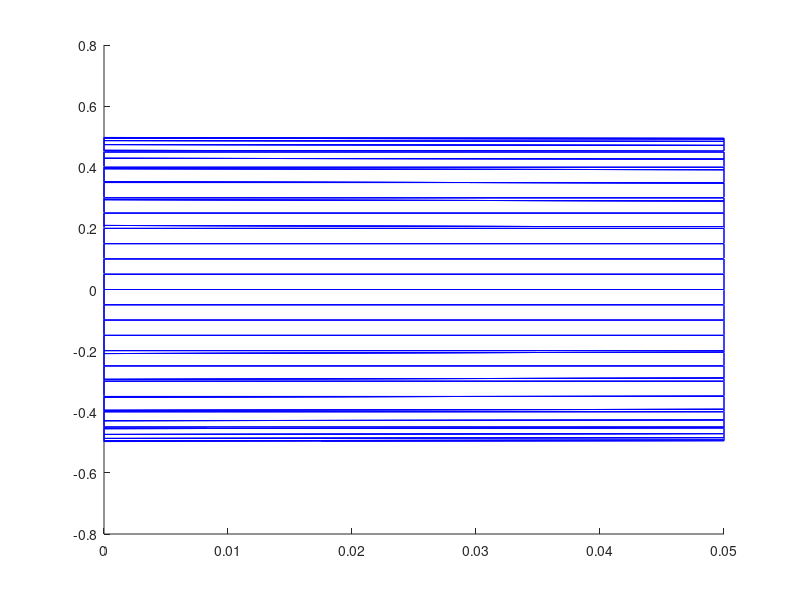

Source code (MATLAB):
 %----- PLIC for cell       19616  defined by points: 
 Interface=[
  0.000000000000000E+000 -0.450000000000000      -0.209594038886615     
  0.000000000000000E+000 -0.455245452360043      -0.200000000000000     
  5.000000000000000E-002 -0.452590287367371      -0.200000000000000     
  5.000000000000000E-002 -0.450000000000000      -0.204627868408133     
  0.000000000000000E+000 -0.450000000000000      -0.209594038886615     
 ]
 line(Interface(:,1),Interface(:,2),Interface(:,3),'color','b')
 %----- PLIC for cell       19617  defined by points: 
 Interface=[
  0.000000000000000E+000 -0.455245452360043      -0.200000000000000     
  0.000000000000000E+000 -0.474204926714668      -0.150000000000000     
  5.000000000000000E-002 -0.471583275422333      -0.150000000000000     
  5.000000000000000E-002 -0.452590287367371      -0.200000000000000     
  0.000000000000000E+000 -0.455245452360043      -0.200000000000000     
 ]
 line(Interface(:,1),Interface(:,2),Interface(:,3),'color','b')
 %----- PLIC for cell       19618  defined by points: 
 Interface=[
  0.000000000000000E+000 -0.474204926714668      -0.150000000000000     
  0.000000000000000E+000 -0.487281880838974      -0.100000000000000     
  5.000000000000000E-002 -0.484695365725372      -0.100000000000000     
  5.000000000000000E-002 -0.471583275422333      -0.150000000000000     
  0.000000000000000E+000 -0.474204926714668      -0.150000000000000     
 ]
 line(Interface(:,1),Interface(:,2),Interface(:,3),'color','b')
 %----- PLIC for cell       19619  defined by points: 
 Interface=[
  0.000000000000000E+000 -0.487281880838974      -0.100000000000000     
  0.000000000000000E+000 -0.494958539389772      -5.000000000000004E-002
  5.000000000000000E-002 -0.492413236246369      -5.000000000000004E-002
  5.000000000000000E-002 -0.484695365725372      -0.100000000000000     
  0.000000000000000E+000 -0.487281880838974      -0.100000000000000     
 ]
 line(Interface(:,1),Interface(:,2),Interface(:,3),'color','b')
 %----- PLIC for cell       19620  defined by points: 
 Interface=[
  0.000000000000000E+000 -0.494958539389772      -5.000000000000004E-002
  0.000000000000000E+000 -0.497490545984301       0.000000000000000E+000
  5.000000000000000E-002 -0.494958539389772       0.000000000000000E+000
  5.000000000000000E-002 -0.492413236246369      -5.000000000000004E-002
  0.000000000000000E+000 -0.494958539389772      -5.000000000000004E-002
 ]
 line(Interface(:,1),Interface(:,2),Interface(:,3),'color','b')
 %----- PLIC for cell       19621  defined by points: 
 Interface=[
  0.000000000000000E+000 -0.497490545984301       0.000000000000000E+000
  0.000000000000000E+000 -0.494958539389772       5.000000000000004E-002
  5.000000000000000E-002 -0.492413236246369       5.000000000000004E-002
  5.000000000000000E-002 -0.494958539389772       0.000000000000000E+000
  0.000000000000000E+000 -0.497490545984301       0.000000000000000E+000
 ]
 line(Interface(:,1),Interface(:,2),Interface(:,3),'color','b')
 %----- PLIC for cell       19622  defined by points: 
 Interface=[
  0.000000000000000E+000 -0.494958539389772       5.000000000000004E-002
  0.000000000000000E+000 -0.487281880838974       0.100000000000000     
  5.000000000000000E-002 -0.484695365725372       0.100000000000000     
  5.000000000000000E-002 -0.492413236246369       5.000000000000004E-002
  0.000000000000000E+000 -0.494958539389772       5.000000000000004E-002
 ]
 line(Interface(:,1),Interface(:,2),Interface(:,3),'color','b')
 %----- PLIC for cell       19623  defined by points: 
 Interface=[
  0.000000000000000E+000 -0.487281880838974       0.100000000000000     
  0.000000000000000E+000 -0.474204926714668       0.150000000000000     
  5.000000000000000E-002 -0.471583275422333       0.150000000000000     
  5.000000000000000E-002 -0.484695365725372       0.100000000000000     
  0.000000000000000E+000 -0.487281880838974       0.100000000000000     
 ]
 line(Interface(:,1),Interface(:,2),Interface(:,3),'color','b')
 %----- PLIC for cell       19624  defined by points: 
 Interface=[
  0.000000000000000E+000 -0.474204926714668       0.150000000000000     
  0.000000000000000E+000 -0.455245452360043       0.200000000000000     
  5.000000000000000E-002 -0.452590287367371       0.200000000000000     
  5.000000000000000E-002 -0.471583275422333       0.150000000000000     
  0.000000000000000E+000 -0.474204926714668       0.150000000000000     
 ]
 line(Interface(:,1),Interface(:,2),Interface(:,3),'color','b')
 %----- PLIC for cell       19625  defined by points: 
 Interface=[
  0.000000000000000E+000 -0.455245452360043       0.200000000000000     
  0.000000000000000E+000 -0.450000000000000       0.209594038886615     
  5.000000000000000E-002 -0.450000000000000       0.204627868408133     
  5.000000000000000E-002 -0.452590287367371       0.200000000000000     
  0.000000000000000E+000 -0.455245452360043       0.200000000000000     
 ]
 line(Interface(:,1),Interface(:,2),Interface(:,3),'color','b')
 %----- PLIC for cell       19655  defined by points: 
 Interface=[
  0.000000000000000E+000 -0.400000000000000      -0.294001704458260     
  0.000000000000000E+000 -0.429335389464731      -0.250000000000000     
  5.000000000000000E-002 -0.426760977439772      -0.250000000000000     
  5.000000000000000E-002 -0.400000000000000      -0.289530355879455     
  0.000000000000000E+000 -0.400000000000000      -0.294001704458260     
 ]
 line(Interface(:,1),Interface(:,2),Interface(:,3),'color','b')
 %----- PLIC for cell       19656  defined by points: 
 Interface=[
  0.000000000000000E+000 -0.429335389464731      -0.250000000000000     
  0.000000000000000E+000 -0.450000000000000      -0.209594038886615     
  5.000000000000000E-002 -0.450000000000000      -0.204627868408133     
  5.000000000000000E-002 -0.426760977439772      -0.250000000000000     
  0.000000000000000E+000 -0.429335389464731      -0.250000000000000     
 ]
 line(Interface(:,1),Interface(:,2),Interface(:,3),'color','b')
 %----- PLIC for cell       19665  defined by points: 
 Interface=[
  0.000000000000000E+000 -0.450000000000000       0.209594038886615     
  0.000000000000000E+000 -0.429335389464731       0.250000000000000     
  5.000000000000000E-002 -0.426760977439772       0.250000000000000     
  5.000000000000000E-002 -0.450000000000000       0.204627868408133     
  0.000000000000000E+000 -0.450000000000000       0.209594038886615     
 ]
 line(Interface(:,1),Interface(:,2),Interface(:,3),'color','b')
 %----- PLIC for cell       19666  defined by points: 
 Interface=[
  0.000000000000000E+000 -0.429335389464731       0.250000000000000     
  0.000000000000000E+000 -0.400000000000000       0.294001704458260     
  5.000000000000000E-002 -0.400000000000000       0.289530355879455     
  5.000000000000000E-002 -0.426760977439772       0.250000000000000     
  0.000000000000000E+000 -0.429335389464731       0.250000000000000     
 ]
 line(Interface(:,1),Interface(:,2),Interface(:,3),'color','b')
 %----- PLIC for cell       19693  defined by points: 
 Interface=[
  0.000000000000000E+000 -0.350000000000000      -0.352435061089878     
  0.000000000000000E+000 -0.352435061089878      -0.350000000000000     
  2.949170439669721E-002 -0.350000000000000      -0.350000000000000     
  0.000000000000000E+000 -0.350000000000000      -0.352435061089878     
 ]
 line(Interface(:,1),Interface(:,2),Interface(:,3),'color','b')
 %----- PLIC for cell       19694  defined by points: 
 Interface=[
  0.000000000000000E+000 -0.352435061089878      -0.350000000000000     
  0.000000000000000E+000 -0.395288092493143      -0.300000000000000     
  5.000000000000000E-002 -0.391922729527687      -0.300000000000000     
  5.000000000000000E-002 -0.350000000000000      -0.348283350485531     
  2.949170439669721E-002 -0.350000000000000      -0.350000000000000     
  0.000000000000000E+000 -0.352435061089878      -0.350000000000000     
 ]
 line(Interface(:,1),Interface(:,2),Interface(:,3),'color','b')
 %----- PLIC for cell       19695  defined by points: 
 Interface=[
  0.000000000000000E+000 -0.395288092493143      -0.300000000000000     
  0.000000000000000E+000 -0.400000000000000      -0.294001704458260     
  5.000000000000000E-002 -0.400000000000000      -0.289530355879455     
  5.000000000000000E-002 -0.391922729527687      -0.300000000000000     
  0.000000000000000E+000 -0.395288092493143      -0.300000000000000     
 ]
 line(Interface(:,1),Interface(:,2),Interface(:,3),'color','b')
 %----- PLIC for cell       19706  defined by points: 
 Interface=[
  0.000000000000000E+000 -0.400000000000000       0.294001704458260     
  0.000000000000000E+000 -0.395288092493143       0.300000000000000     
  5.000000000000000E-002 -0.391922729527687       0.300000000000000     
  5.000000000000000E-002 -0.400000000000000       0.289530355879455     
  0.000000000000000E+000 -0.400000000000000       0.294001704458260     
 ]
 line(Interface(:,1),Interface(:,2),Interface(:,3),'color','b')
 %----- PLIC for cell       19707  defined by points: 
 Interface=[
  0.000000000000000E+000 -0.395288092493143       0.300000000000000     
  0.000000000000000E+000 -0.352435061089878       0.350000000000000     
  2.949170439669690E-002 -0.350000000000000       0.350000000000000     
  5.000000000000000E-002 -0.350000000000000       0.348283350485531     
  5.000000000000000E-002 -0.391922729527687       0.300000000000000     
  0.000000000000000E+000 -0.395288092493143       0.300000000000000     
 ]
 line(Interface(:,1),Interface(:,2),Interface(:,3),'color','b')
 %----- PLIC for cell       19708  defined by points: 
 Interface=[
  0.000000000000000E+000 -0.352435061089878       0.350000000000000     
  0.000000000000000E+000 -0.350000000000000       0.352435061089878     
  2.949170439669690E-002 -0.350000000000000       0.350000000000000     
  0.000000000000000E+000 -0.352435061089878       0.350000000000000     
 ]
 line(Interface(:,1),Interface(:,2),Interface(:,3),'color','b')
 %----- PLIC for cell       19733  defined by points: 
 Interface=[
  0.000000000000000E+000 -0.300000000000000      -0.395288092493143     
  0.000000000000000E+000 -0.350000000000000      -0.352435061089878     
  2.949170439669721E-002 -0.350000000000000      -0.350000000000000     
  5.000000000000000E-002 -0.348283350485531      -0.350000000000000     
  5.000000000000000E-002 -0.300000000000000      -0.391922729527687     
  0.000000000000000E+000 -0.300000000000000      -0.395288092493143     
 ]
 line(Interface(:,1),Interface(:,2),Interface(:,3),'color','b')
 %----- PLIC for cell       19734  defined by points: 
 Interface=[
  2.949170439669721E-002 -0.350000000000000      -0.350000000000000     
  5.000000000000000E-002 -0.350000000000000      -0.348283350485531     
  5.000000000000000E-002 -0.348283350485531      -0.350000000000000     
  2.949170439669721E-002 -0.350000000000000      -0.350000000000000     
 ]
 line(Interface(:,1),Interface(:,2),Interface(:,3),'color','b')
 %----- PLIC for cell       19747  defined by points: 
 Interface=[
  5.000000000000000E-002 -0.350000000000000       0.348283350485531     
  2.949170439669690E-002 -0.350000000000000       0.350000000000000     
  5.000000000000000E-002 -0.348283350485531       0.350000000000000     
  5.000000000000000E-002 -0.350000000000000       0.348283350485531     
 ]
 line(Interface(:,1),Interface(:,2),Interface(:,3),'color','b')
 %----- PLIC for cell       19748  defined by points: 
 Interface=[
  0.000000000000000E+000 -0.350000000000000       0.352435061089878     
  0.000000000000000E+000 -0.300000000000000       0.395288092493143     
  5.000000000000000E-002 -0.300000000000000       0.391922729527687     
  5.000000000000000E-002 -0.348283350485531       0.350000000000000     
  2.949170439669690E-002 -0.350000000000000       0.350000000000000     
  0.000000000000000E+000 -0.350000000000000       0.352435061089878     
 ]
 line(Interface(:,1),Interface(:,2),Interface(:,3),'color','b')
 %----- PLIC for cell       19772  defined by points: 
 Interface=[
  0.000000000000000E+000 -0.250000000000000      -0.429335389464731     
  0.000000000000000E+000 -0.294001704458260      -0.400000000000000     
  5.000000000000000E-002 -0.289530355879455      -0.400000000000000     
  5.000000000000000E-002 -0.250000000000000      -0.426760977439772     
  0.000000000000000E+000 -0.250000000000000      -0.429335389464731     
 ]
 line(Interface(:,1),Interface(:,2),Interface(:,3),'color','b')
 %----- PLIC for cell       19773  defined by points: 
 Interface=[
  0.000000000000000E+000 -0.294001704458260      -0.400000000000000     
  0.000000000000000E+000 -0.300000000000000      -0.395288092493143     
  5.000000000000000E-002 -0.300000000000000      -0.391922729527687     
  5.000000000000000E-002 -0.289530355879455      -0.400000000000000     
  0.000000000000000E+000 -0.294001704458260      -0.400000000000000     
 ]
 line(Interface(:,1),Interface(:,2),Interface(:,3),'color','b')
 %----- PLIC for cell       19788  defined by points: 
 Interface=[
  0.000000000000000E+000 -0.300000000000000       0.395288092493143     
  0.000000000000000E+000 -0.294001704458260       0.400000000000000     
  5.000000000000000E-002 -0.289530355879455       0.400000000000000     
  5.000000000000000E-002 -0.300000000000000       0.391922729527687     
  0.000000000000000E+000 -0.300000000000000       0.395288092493143     
 ]
 line(Interface(:,1),Interface(:,2),Interface(:,3),'color','b')
 %----- PLIC for cell       19789  defined by points: 
 Interface=[
  0.000000000000000E+000 -0.294001704458260       0.400000000000000     
  0.000000000000000E+000 -0.250000000000000       0.429335389464731     
  5.000000000000000E-002 -0.250000000000000       0.426760977439772     
  5.000000000000000E-002 -0.289530355879455       0.400000000000000     
  0.000000000000000E+000 -0.294001704458260       0.400000000000000     
 ]
 line(Interface(:,1),Interface(:,2),Interface(:,3),'color','b')
 %----- PLIC for cell       19811  defined by points: 
 Interface=[
  0.000000000000000E+000 -0.200000000000000      -0.455245452360043     
  0.000000000000000E+000 -0.209594038886614      -0.450000000000000     
  5.000000000000000E-002 -0.204627868408133      -0.450000000000000     
  5.000000000000000E-002 -0.200000000000000      -0.452590287367371     
  0.000000000000000E+000 -0.200000000000000      -0.455245452360043     
 ]
 line(Interface(:,1),Interface(:,2),Interface(:,3),'color','b')
 %----- PLIC for cell       19812  defined by points: 
 Interface=[
  0.000000000000000E+000 -0.209594038886614      -0.450000000000000     
  0.000000000000000E+000 -0.250000000000000      -0.429335389464731     
  5.000000000000000E-002 -0.250000000000000      -0.426760977439772     
  5.000000000000000E-002 -0.204627868408133      -0.450000000000000     
  0.000000000000000E+000 -0.209594038886614      -0.450000000000000     
 ]
 line(Interface(:,1),Interface(:,2),Interface(:,3),'color','b')
 %----- PLIC for cell       19829  defined by points: 
 Interface=[
  0.000000000000000E+000 -0.250000000000000       0.429335389464731     
  0.000000000000000E+000 -0.209594038886614       0.450000000000000     
  5.000000000000000E-002 -0.204627868408133       0.450000000000000     
  5.000000000000000E-002 -0.250000000000000       0.426760977439772     
  0.000000000000000E+000 -0.250000000000000       0.429335389464731     
 ]
 line(Interface(:,1),Interface(:,2),Interface(:,3),'color','b')
 %----- PLIC for cell       19830  defined by points: 
 Interface=[
  0.000000000000000E+000 -0.209594038886614       0.450000000000000     
  0.000000000000000E+000 -0.200000000000000       0.455245452360043     
  5.000000000000000E-002 -0.200000000000000       0.452590287367371     
  5.000000000000000E-002 -0.204627868408133       0.450000000000000     
  0.000000000000000E+000 -0.209594038886614       0.450000000000000     
 ]
 line(Interface(:,1),Interface(:,2),Interface(:,3),'color','b')
 %----- PLIC for cell       19851  defined by points: 
 Interface=[
  0.000000000000000E+000 -0.150000000000000      -0.474204926714668     
  0.000000000000000E+000 -0.200000000000000      -0.455245452360043     
  5.000000000000000E-002 -0.200000000000000      -0.452590287367371     
  5.000000000000000E-002 -0.150000000000000      -0.471583275422333     
  0.000000000000000E+000 -0.150000000000000      -0.474204926714668     
 ]
 line(Interface(:,1),Interface(:,2),Interface(:,3),'color','b')
 %----- PLIC for cell       19870  defined by points: 
 Interface=[
  0.000000000000000E+000 -0.200000000000000       0.455245452360043     
  0.000000000000000E+000 -0.150000000000000       0.474204926714668     
  5.000000000000000E-002 -0.150000000000000       0.471583275422333     
  5.000000000000000E-002 -0.200000000000000       0.452590287367371     
  0.000000000000000E+000 -0.200000000000000       0.455245452360043     
 ]
 line(Interface(:,1),Interface(:,2),Interface(:,3),'color','b')
 %----- PLIC for cell       19891  defined by points: 
 Interface=[
  0.000000000000000E+000 -0.100000000000000      -0.487281880838974     
  0.000000000000000E+000 -0.150000000000000      -0.474204926714668     
  5.000000000000000E-002 -0.150000000000000      -0.471583275422333     
  5.000000000000000E-002 -0.100000000000000      -0.484695365725373     
  0.000000000000000E+000 -0.100000000000000      -0.487281880838974     
 ]
 line(Interface(:,1),Interface(:,2),Interface(:,3),'color','b')
 %----- PLIC for cell       19910  defined by points: 
 Interface=[
  0.000000000000000E+000 -0.150000000000000       0.474204926714668     
  0.000000000000000E+000 -0.100000000000000       0.487281880838974     
  5.000000000000000E-002 -0.100000000000000       0.484695365725372     
  5.000000000000000E-002 -0.150000000000000       0.471583275422333     
  0.000000000000000E+000 -0.150000000000000       0.474204926714668     
 ]
 line(Interface(:,1),Interface(:,2),Interface(:,3),'color','b')
 %----- PLIC for cell       19931  defined by points: 
 Interface=[
  0.000000000000000E+000 -5.000000000000004E-002 -0.494958539389772     
  0.000000000000000E+000 -0.100000000000000      -0.487281880838974     
  5.000000000000000E-002 -0.100000000000000      -0.484695365725373     
  5.000000000000000E-002 -5.000000000000004E-002 -0.492413236246369     
  0.000000000000000E+000 -5.000000000000004E-002 -0.494958539389772     
 ]
 line(Interface(:,1),Interface(:,2),Interface(:,3),'color','b')
 %----- PLIC for cell       19950  defined by points: 
 Interface=[
  0.000000000000000E+000 -0.100000000000000       0.487281880838974     
  0.000000000000000E+000 -5.000000000000004E-002  0.494958539389772     
  5.000000000000000E-002 -5.000000000000004E-002  0.492413236246369     
  5.000000000000000E-002 -0.100000000000000       0.484695365725372     
  0.000000000000000E+000 -0.100000000000000       0.487281880838974     
 ]
 line(Interface(:,1),Interface(:,2),Interface(:,3),'color','b')
 %----- PLIC for cell       19971  defined by points: 
 Interface=[
  0.000000000000000E+000  0.000000000000000E+000 -0.497490545984301     
  0.000000000000000E+000 -5.000000000000004E-002 -0.494958539389772     
  5.000000000000000E-002 -5.000000000000004E-002 -0.492413236246369     
  5.000000000000000E-002  0.000000000000000E+000 -0.494958539389772     
  0.000000000000000E+000  0.000000000000000E+000 -0.497490545984301     
 ]
 line(Interface(:,1),Interface(:,2),Interface(:,3),'color','b')
 %----- PLIC for cell       19990  defined by points: 
 Interface=[
  0.000000000000000E+000 -5.000000000000004E-002  0.494958539389772     
  0.000000000000000E+000  0.000000000000000E+000  0.497490545984301     
  5.000000000000000E-002  0.000000000000000E+000  0.494958539389772     
  5.000000000000000E-002 -5.000000000000004E-002  0.492413236246369     
  0.000000000000000E+000 -5.000000000000004E-002  0.494958539389772     
 ]
 line(Interface(:,1),Interface(:,2),Interface(:,3),'color','b')
 %----- PLIC for cell       20011  defined by points: 
 Interface=[
  0.000000000000000E+000  5.000000000000004E-002 -0.494958539389772     
  0.000000000000000E+000  0.000000000000000E+000 -0.497490545984301     
  5.000000000000000E-002  0.000000000000000E+000 -0.494958539389772     
  5.000000000000000E-002  5.000000000000004E-002 -0.492413236246369     
  0.000000000000000E+000  5.000000000000004E-002 -0.494958539389772     
 ]
 line(Interface(:,1),Interface(:,2),Interface(:,3),'color','b')
 %----- PLIC for cell       20030  defined by points: 
 Interface=[
  0.000000000000000E+000  0.000000000000000E+000  0.497490545984301     
  0.000000000000000E+000  5.000000000000004E-002  0.494958539389772     
  5.000000000000000E-002  5.000000000000004E-002  0.492413236246369     
  5.000000000000000E-002  0.000000000000000E+000  0.494958539389772     
  0.000000000000000E+000  0.000000000000000E+000  0.497490545984301     
 ]
 line(Interface(:,1),Interface(:,2),Interface(:,3),'color','b')
 %----- PLIC for cell       20051  defined by points: 
 Interface=[
  0.000000000000000E+000  0.100000000000000      -0.487281880838974     
  0.000000000000000E+000  5.000000000000004E-002 -0.494958539389772     
  5.000000000000000E-002  5.000000000000004E-002 -0.492413236246369     
  5.000000000000000E-002  0.100000000000000      -0.484695365725372     
  0.000000000000000E+000  0.100000000000000      -0.487281880838974     
 ]
 line(Interface(:,1),Interface(:,2),Interface(:,3),'color','b')
 %----- PLIC for cell       20070  defined by points: 
 Interface=[
  0.000000000000000E+000  5.000000000000004E-002  0.494958539389772     
  0.000000000000000E+000  0.100000000000000       0.487281880838974     
  5.000000000000000E-002  0.100000000000000       0.484695365725372     
  5.000000000000000E-002  5.000000000000004E-002  0.492413236246369     
  0.000000000000000E+000  5.000000000000004E-002  0.494958539389772     
 ]
 line(Interface(:,1),Interface(:,2),Interface(:,3),'color','b')
 %----- PLIC for cell       20091  defined by points: 
 Interface=[
  0.000000000000000E+000  0.150000000000000      -0.474204926714668     
  0.000000000000000E+000  0.100000000000000      -0.487281880838974     
  5.000000000000000E-002  0.100000000000000      -0.484695365725372     
  5.000000000000000E-002  0.150000000000000      -0.471583275422333     
  0.000000000000000E+000  0.150000000000000      -0.474204926714668     
 ]
 line(Interface(:,1),Interface(:,2),Interface(:,3),'color','b')
 %----- PLIC for cell       20110  defined by points: 
 Interface=[
  0.000000000000000E+000  0.100000000000000       0.487281880838974     
  0.000000000000000E+000  0.150000000000000       0.474204926714668     
  5.000000000000000E-002  0.150000000000000       0.471583275422333     
  5.000000000000000E-002  0.100000000000000       0.484695365725372     
  0.000000000000000E+000  0.100000000000000       0.487281880838974     
 ]
 line(Interface(:,1),Interface(:,2),Interface(:,3),'color','b')
 %----- PLIC for cell       20131  defined by points: 
 Interface=[
  0.000000000000000E+000  0.200000000000000      -0.455245452360043     
  0.000000000000000E+000  0.150000000000000      -0.474204926714668     
  5.000000000000000E-002  0.150000000000000      -0.471583275422333     
  5.000000000000000E-002  0.200000000000000      -0.452590287367371     
  0.000000000000000E+000  0.200000000000000      -0.455245452360043     
 ]
 line(Interface(:,1),Interface(:,2),Interface(:,3),'color','b')
 %----- PLIC for cell       20150  defined by points: 
 Interface=[
  0.000000000000000E+000  0.150000000000000       0.474204926714668     
  0.000000000000000E+000  0.200000000000000       0.455245452360043     
  5.000000000000000E-002  0.200000000000000       0.452590287367370     
  5.000000000000000E-002  0.150000000000000       0.471583275422333     
  0.000000000000000E+000  0.150000000000000       0.474204926714668     
 ]
 line(Interface(:,1),Interface(:,2),Interface(:,3),'color','b')
 %----- PLIC for cell       20171  defined by points: 
 Interface=[
  0.000000000000000E+000  0.209594038886614      -0.450000000000000     
  0.000000000000000E+000  0.200000000000000      -0.455245452360043     
  5.000000000000000E-002  0.200000000000000      -0.452590287367371     
  5.000000000000000E-002  0.204627868408133      -0.450000000000000     
  0.000000000000000E+000  0.209594038886614      -0.450000000000000     
 ]
 line(Interface(:,1),Interface(:,2),Interface(:,3),'color','b')
 %----- PLIC for cell       20172  defined by points: 
 Interface=[
  0.000000000000000E+000  0.250000000000000      -0.429335389464731     
  0.000000000000000E+000  0.209594038886614      -0.450000000000000     
  5.000000000000000E-002  0.204627868408133      -0.450000000000000     
  5.000000000000000E-002  0.250000000000000      -0.426760977439771     
  0.000000000000000E+000  0.250000000000000      -0.429335389464731     
 ]
 line(Interface(:,1),Interface(:,2),Interface(:,3),'color','b')
 %----- PLIC for cell       20189  defined by points: 
 Interface=[
  0.000000000000000E+000  0.209594038886614       0.450000000000000     
  0.000000000000000E+000  0.250000000000000       0.429335389464731     
  5.000000000000000E-002  0.250000000000000       0.426760977439772     
  5.000000000000000E-002  0.204627868408133       0.450000000000000     
  0.000000000000000E+000  0.209594038886614       0.450000000000000     
 ]
 line(Interface(:,1),Interface(:,2),Interface(:,3),'color','b')
 %----- PLIC for cell       20190  defined by points: 
 Interface=[
  0.000000000000000E+000  0.200000000000000       0.455245452360043     
  0.000000000000000E+000  0.209594038886614       0.450000000000000     
  5.000000000000000E-002  0.204627868408133       0.450000000000000     
  5.000000000000000E-002  0.200000000000000       0.452590287367370     
  0.000000000000000E+000  0.200000000000000       0.455245452360043     
 ]
 line(Interface(:,1),Interface(:,2),Interface(:,3),'color','b')
 %----- PLIC for cell       20212  defined by points: 
 Interface=[
  0.000000000000000E+000  0.294001704458260      -0.400000000000000     
  0.000000000000000E+000  0.250000000000000      -0.429335389464731     
  5.000000000000000E-002  0.250000000000000      -0.426760977439771     
  5.000000000000000E-002  0.289530355879455      -0.400000000000000     
  0.000000000000000E+000  0.294001704458260      -0.400000000000000     
 ]
 line(Interface(:,1),Interface(:,2),Interface(:,3),'color','b')
 %----- PLIC for cell       20213  defined by points: 
 Interface=[
  0.000000000000000E+000  0.300000000000000      -0.395288092493143     
  0.000000000000000E+000  0.294001704458260      -0.400000000000000     
  5.000000000000000E-002  0.289530355879455      -0.400000000000000     
  5.000000000000000E-002  0.300000000000000      -0.391922729527687     
  0.000000000000000E+000  0.300000000000000      -0.395288092493143     
 ]
 line(Interface(:,1),Interface(:,2),Interface(:,3),'color','b')
 %----- PLIC for cell       20228  defined by points: 
 Interface=[
  0.000000000000000E+000  0.294001704458260       0.400000000000000     
  0.000000000000000E+000  0.300000000000000       0.395288092493143     
  5.000000000000000E-002  0.300000000000000       0.391922729527687     
  5.000000000000000E-002  0.289530355879455       0.400000000000000     
  0.000000000000000E+000  0.294001704458260       0.400000000000000     
 ]
 line(Interface(:,1),Interface(:,2),Interface(:,3),'color','b')
 %----- PLIC for cell       20229  defined by points: 
 Interface=[
  0.000000000000000E+000  0.250000000000000       0.429335389464731     
  0.000000000000000E+000  0.294001704458260       0.400000000000000     
  5.000000000000000E-002  0.289530355879455       0.400000000000000     
  5.000000000000000E-002  0.250000000000000       0.426760977439772     
  0.000000000000000E+000  0.250000000000000       0.429335389464731     
 ]
 line(Interface(:,1),Interface(:,2),Interface(:,3),'color','b')
 %----- PLIC for cell       20253  defined by points: 
 Interface=[
  0.000000000000000E+000  0.350000000000000      -0.352435061089878     
  0.000000000000000E+000  0.300000000000000      -0.395288092493143     
  5.000000000000000E-002  0.300000000000000      -0.391922729527687     
  5.000000000000000E-002  0.348283350485531      -0.350000000000000     
  2.949170439669753E-002  0.350000000000000      -0.350000000000000     
  0.000000000000000E+000  0.350000000000000      -0.352435061089878     
 ]
 line(Interface(:,1),Interface(:,2),Interface(:,3),'color','b')
 %----- PLIC for cell       20254  defined by points: 
 Interface=[
  2.949170439669753E-002  0.350000000000000      -0.350000000000000     
  5.000000000000000E-002  0.348283350485531      -0.350000000000000     
  5.000000000000000E-002  0.350000000000000      -0.348283350485531     
  2.949170439669753E-002  0.350000000000000      -0.350000000000000     
 ]
 line(Interface(:,1),Interface(:,2),Interface(:,3),'color','b')
 %----- PLIC for cell       20267  defined by points: 
 Interface=[
  5.000000000000000E-002  0.350000000000000       0.348283350485531     
  5.000000000000000E-002  0.348283350485531       0.350000000000000     
  2.949170439669645E-002  0.350000000000000       0.350000000000000     
  5.000000000000000E-002  0.350000000000000       0.348283350485531     
 ]
 line(Interface(:,1),Interface(:,2),Interface(:,3),'color','b')
 %----- PLIC for cell       20268  defined by points: 
 Interface=[
  0.000000000000000E+000  0.300000000000000       0.395288092493143     
  0.000000000000000E+000  0.350000000000000       0.352435061089878     
  2.949170439669645E-002  0.350000000000000       0.350000000000000     
  5.000000000000000E-002  0.348283350485531       0.350000000000000     
  5.000000000000000E-002  0.300000000000000       0.391922729527687     
  0.000000000000000E+000  0.300000000000000       0.395288092493143     
 ]
 line(Interface(:,1),Interface(:,2),Interface(:,3),'color','b')
 %----- PLIC for cell       20293  defined by points: 
 Interface=[
  0.000000000000000E+000  0.352435061089878      -0.350000000000000     
  0.000000000000000E+000  0.350000000000000      -0.352435061089878     
  2.949170439669753E-002  0.350000000000000      -0.350000000000000     
  0.000000000000000E+000  0.352435061089878      -0.350000000000000     
 ]
 line(Interface(:,1),Interface(:,2),Interface(:,3),'color','b')
 %----- PLIC for cell       20294  defined by points: 
 Interface=[
  0.000000000000000E+000  0.395288092493143      -0.300000000000000     
  0.000000000000000E+000  0.352435061089878      -0.350000000000000     
  2.949170439669753E-002  0.350000000000000      -0.350000000000000     
  5.000000000000000E-002  0.350000000000000      -0.348283350485531     
  5.000000000000000E-002  0.391922729527687      -0.300000000000000     
  0.000000000000000E+000  0.395288092493143      -0.300000000000000     
 ]
 line(Interface(:,1),Interface(:,2),Interface(:,3),'color','b')
 %----- PLIC for cell       20295  defined by points: 
 Interface=[
  0.000000000000000E+000  0.400000000000000      -0.294001704458260     
  0.000000000000000E+000  0.395288092493143      -0.300000000000000     
  5.000000000000000E-002  0.391922729527687      -0.300000000000000     
  5.000000000000000E-002  0.400000000000000      -0.289530355879455     
  0.000000000000000E+000  0.400000000000000      -0.294001704458260     
 ]
 line(Interface(:,1),Interface(:,2),Interface(:,3),'color','b')
 %----- PLIC for cell       20306  defined by points: 
 Interface=[
  0.000000000000000E+000  0.395288092493143       0.300000000000000     
  0.000000000000000E+000  0.400000000000000       0.294001704458260     
  5.000000000000000E-002  0.400000000000000       0.289530355879455     
  5.000000000000000E-002  0.391922729527687       0.300000000000000     
  0.000000000000000E+000  0.395288092493143       0.300000000000000     
 ]
 line(Interface(:,1),Interface(:,2),Interface(:,3),'color','b')
 %----- PLIC for cell       20307  defined by points: 
 Interface=[
  0.000000000000000E+000  0.352435061089878       0.350000000000000     
  0.000000000000000E+000  0.395288092493143       0.300000000000000     
  5.000000000000000E-002  0.391922729527687       0.300000000000000     
  5.000000000000000E-002  0.350000000000000       0.348283350485531     
  2.949170439669645E-002  0.350000000000000       0.350000000000000     
  0.000000000000000E+000  0.352435061089878       0.350000000000000     
 ]
 line(Interface(:,1),Interface(:,2),Interface(:,3),'color','b')
 %----- PLIC for cell       20308  defined by points: 
 Interface=[
  0.000000000000000E+000  0.350000000000000       0.352435061089878     
  0.000000000000000E+000  0.352435061089878       0.350000000000000     
  2.949170439669645E-002  0.350000000000000       0.350000000000000     
  0.000000000000000E+000  0.350000000000000       0.352435061089878     
 ]
 line(Interface(:,1),Interface(:,2),Interface(:,3),'color','b')
 %----- PLIC for cell       20335  defined by points: 
 Interface=[
  0.000000000000000E+000  0.429335389464731      -0.250000000000000     
  0.000000000000000E+000  0.400000000000000      -0.294001704458260     
  5.000000000000000E-002  0.400000000000000      -0.289530355879455     
  5.000000000000000E-002  0.426760977439772      -0.250000000000000     
  0.000000000000000E+000  0.429335389464731      -0.250000000000000     
 ]
 line(Interface(:,1),Interface(:,2),Interface(:,3),'color','b')
 %----- PLIC for cell       20336  defined by points: 
 Interface=[
  0.000000000000000E+000  0.450000000000000      -0.209594038886615     
  0.000000000000000E+000  0.429335389464731      -0.250000000000000     
  5.000000000000000E-002  0.426760977439772      -0.250000000000000     
  5.000000000000000E-002  0.450000000000000      -0.204627868408133     
  0.000000000000000E+000  0.450000000000000      -0.209594038886615     
 ]
 line(Interface(:,1),Interface(:,2),Interface(:,3),'color','b')
 %----- PLIC for cell       20345  defined by points: 
 Interface=[
  0.000000000000000E+000  0.429335389464731       0.250000000000000     
  0.000000000000000E+000  0.450000000000000       0.209594038886614     
  5.000000000000000E-002  0.450000000000000       0.204627868408133     
  5.000000000000000E-002  0.426760977439772       0.250000000000000     
  0.000000000000000E+000  0.429335389464731       0.250000000000000     
 ]
 line(Interface(:,1),Interface(:,2),Interface(:,3),'color','b')
 %----- PLIC for cell       20346  defined by points: 
 Interface=[
  0.000000000000000E+000  0.400000000000000       0.294001704458260     
  0.000000000000000E+000  0.429335389464731       0.250000000000000     
  5.000000000000000E-002  0.426760977439772       0.250000000000000     
  5.000000000000000E-002  0.400000000000000       0.289530355879455     
  0.000000000000000E+000  0.400000000000000       0.294001704458260     
 ]
 line(Interface(:,1),Interface(:,2),Interface(:,3),'color','b')
 %----- PLIC for cell       20376  defined by points: 
 Interface=[
  0.000000000000000E+000  0.455245452360043      -0.200000000000000     
  0.000000000000000E+000  0.450000000000000      -0.209594038886615     
  5.000000000000000E-002  0.450000000000000      -0.204627868408133     
  5.000000000000000E-002  0.452590287367371      -0.200000000000000     
  0.000000000000000E+000  0.455245452360043      -0.200000000000000     
 ]
 line(Interface(:,1),Interface(:,2),Interface(:,3),'color','b')
 %----- PLIC for cell       20377  defined by points: 
 Interface=[
  0.000000000000000E+000  0.474204926714668      -0.150000000000000     
  0.000000000000000E+000  0.455245452360043      -0.200000000000000     
  5.000000000000000E-002  0.452590287367371      -0.200000000000000     
  5.000000000000000E-002  0.471583275422333      -0.150000000000000     
  0.000000000000000E+000  0.474204926714668      -0.150000000000000     
 ]
 line(Interface(:,1),Interface(:,2),Interface(:,3),'color','b')
 %----- PLIC for cell       20378  defined by points: 
 Interface=[
  0.000000000000000E+000  0.487281880838974      -0.100000000000000     
  0.000000000000000E+000  0.474204926714668      -0.150000000000000     
  5.000000000000000E-002  0.471583275422333      -0.150000000000000     
  5.000000000000000E-002  0.484695365725372      -0.100000000000000     
  0.000000000000000E+000  0.487281880838974      -0.100000000000000     
 ]
 line(Interface(:,1),Interface(:,2),Interface(:,3),'color','b')
 %----- PLIC for cell       20379  defined by points: 
 Interface=[
  0.000000000000000E+000  0.494958539389773      -5.000000000000004E-002
  0.000000000000000E+000  0.487281880838974      -0.100000000000000     
  5.000000000000000E-002  0.484695365725372      -0.100000000000000     
  5.000000000000000E-002  0.492413236246369      -5.000000000000004E-002
  0.000000000000000E+000  0.494958539389773      -5.000000000000004E-002
 ]
 line(Interface(:,1),Interface(:,2),Interface(:,3),'color','b')
 %----- PLIC for cell       20380  defined by points: 
 Interface=[
  0.000000000000000E+000  0.497490545984301       0.000000000000000E+000
  0.000000000000000E+000  0.494958539389773      -5.000000000000004E-002
  5.000000000000000E-002  0.492413236246369      -5.000000000000004E-002
  5.000000000000000E-002  0.494958539389772       0.000000000000000E+000
  0.000000000000000E+000  0.497490545984301       0.000000000000000E+000
 ]
 line(Interface(:,1),Interface(:,2),Interface(:,3),'color','b')
 %----- PLIC for cell       20381  defined by points: 
 Interface=[
  0.000000000000000E+000  0.494958539389772       5.000000000000004E-002
  0.000000000000000E+000  0.497490545984301       0.000000000000000E+000
  5.000000000000000E-002  0.494958539389772       0.000000000000000E+000
  5.000000000000000E-002  0.492413236246369       5.000000000000004E-002
  0.000000000000000E+000  0.494958539389772       5.000000000000004E-002
 ]
 line(Interface(:,1),Interface(:,2),Interface(:,3),'color','b')
 %----- PLIC for cell       20382  defined by points: 
 Interface=[
  0.000000000000000E+000  0.487281880838974       0.100000000000000     
  0.000000000000000E+000  0.494958539389772       5.000000000000004E-002
  5.000000000000000E-002  0.492413236246369       5.000000000000004E-002
  5.000000000000000E-002  0.484695365725372       0.100000000000000     
  0.000000000000000E+000  0.487281880838974       0.100000000000000     
 ]
 line(Interface(:,1),Interface(:,2),Interface(:,3),'color','b')
 %----- PLIC for cell       20383  defined by points: 
 Interface=[
  0.000000000000000E+000  0.474204926714668       0.150000000000000     
  0.000000000000000E+000  0.487281880838974       0.100000000000000     
  5.000000000000000E-002  0.484695365725372       0.100000000000000     
  5.000000000000000E-002  0.471583275422333       0.150000000000000     
  0.000000000000000E+000  0.474204926714668       0.150000000000000     
 ]
 line(Interface(:,1),Interface(:,2),Interface(:,3),'color','b')
 %----- PLIC for cell       20384  defined by points: 
 Interface=[
  0.000000000000000E+000  0.455245452360043       0.200000000000000     
  0.000000000000000E+000  0.474204926714668       0.150000000000000     
  5.000000000000000E-002  0.471583275422333       0.150000000000000     
  5.000000000000000E-002  0.452590287367371       0.200000000000000     
  0.000000000000000E+000  0.455245452360043       0.200000000000000     
 ]
 line(Interface(:,1),Interface(:,2),Interface(:,3),'color','b')
 %----- PLIC for cell       20385  defined by points: 
 Interface=[
  0.000000000000000E+000  0.450000000000000       0.209594038886614     
  0.000000000000000E+000  0.455245452360043       0.200000000000000     
  5.000000000000000E-002  0.452590287367371       0.200000000000000     
  5.000000000000000E-002  0.450000000000000       0.204627868408133     
  0.000000000000000E+000  0.450000000000000       0.209594038886614     
 ]
 line(Interface(:,1),Interface(:,2),Interface(:,3),'color','b')
